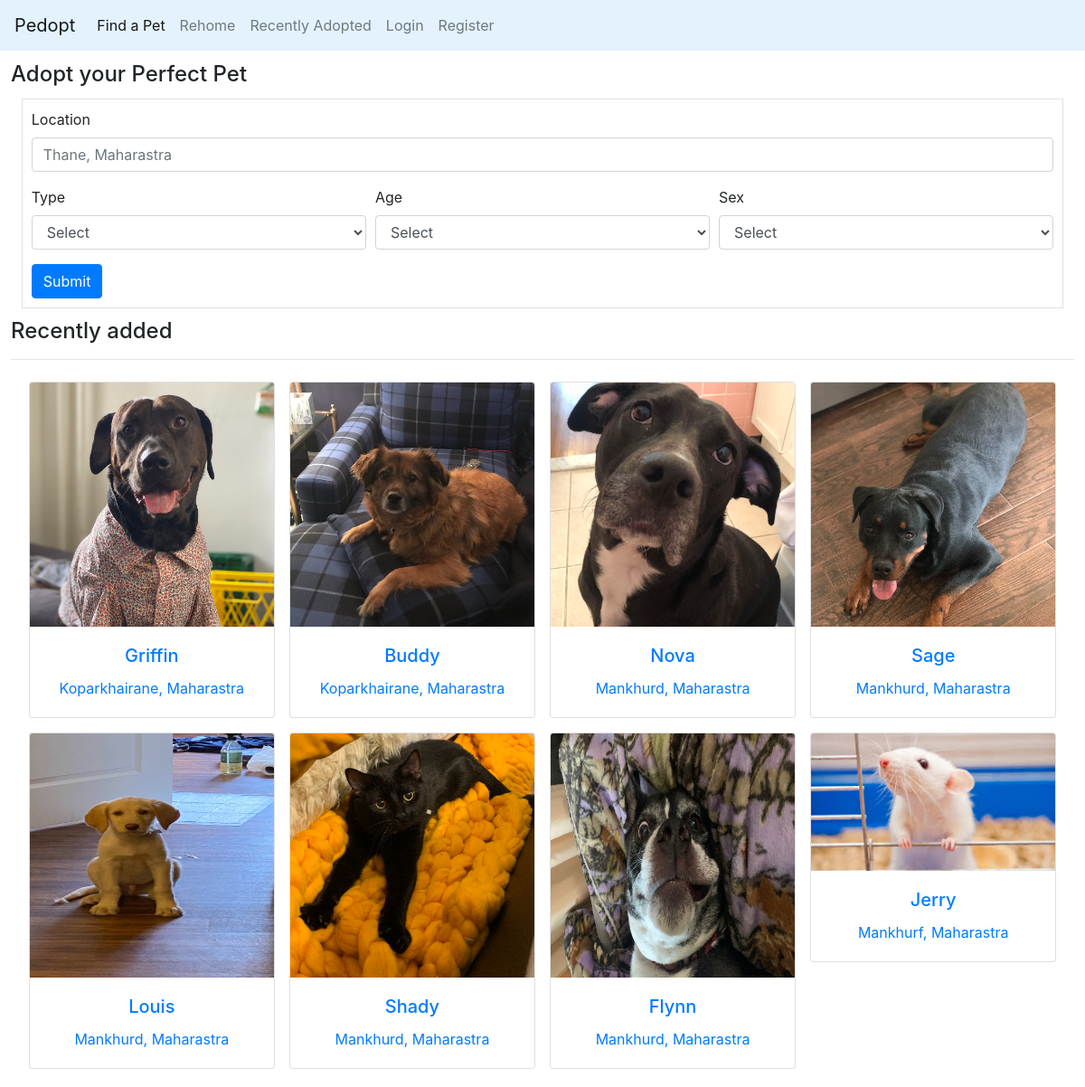
/, run on an earlier commit of the app's database.
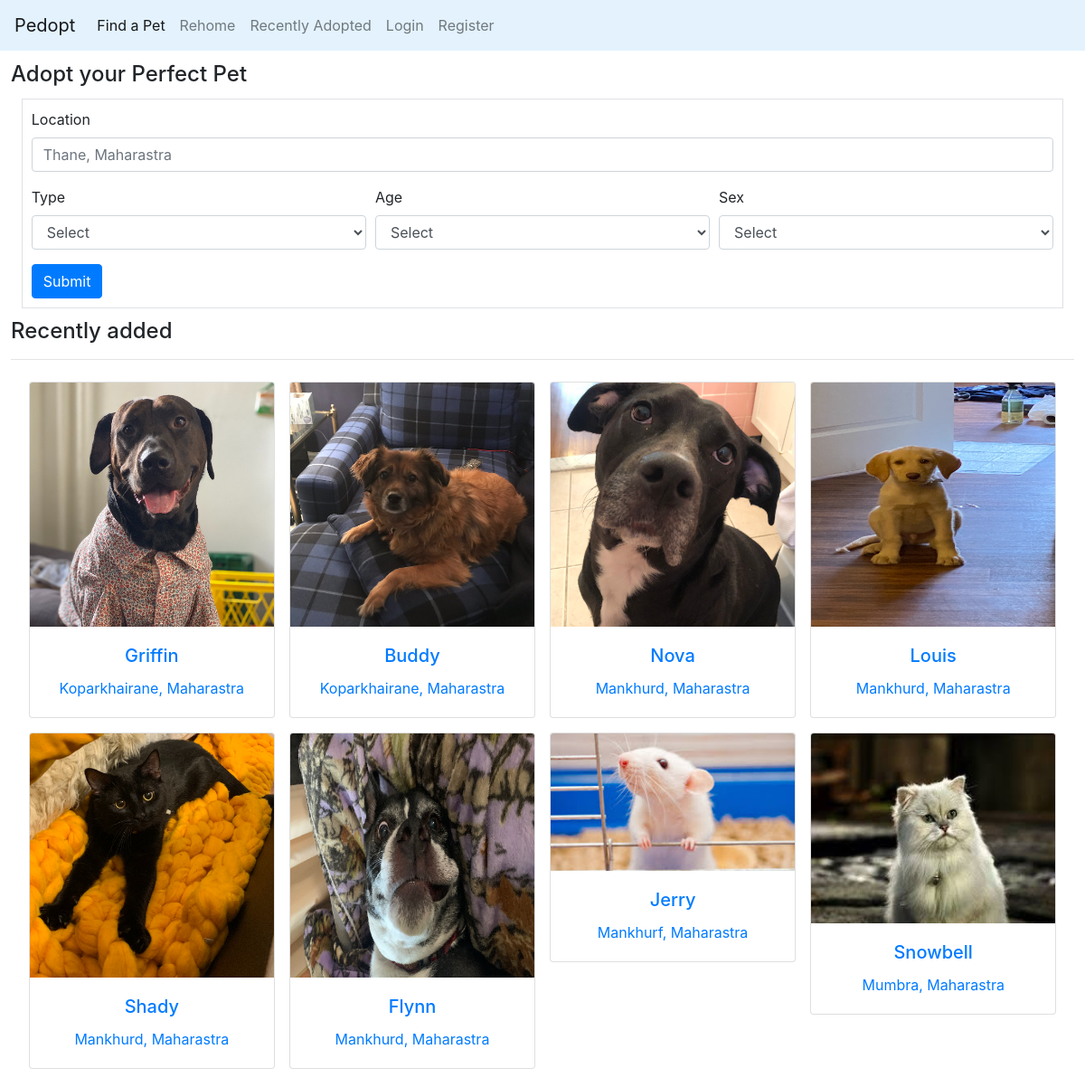
And on a later commit of the database.
### pedopt/models.py (models this page shows, shortened)
class Pet(models.Model):
    name = models.CharField(max_length=256)
    image = models.ImageField(upload_to="images/")
    owner = models.ForeignKey(User, on_delete=models.CASCADE, related_name="owner")
    genders = (("Male", "Male"), ("Female", "Female"))
    sex = models.CharField(max_length=10, choices=genders)
    zip_code = models.IntegerField()
    city = models.CharField(max_length=256)
    state = models.CharField(max_length=256)
    age_groups = (("Young", "Young"), ("Adult", "Adult"), ("Senior", "Senior"))
    age_group = models.CharField(max_length=6, choices=age_groups)
    types = (("Dog", "Dog"), ("Cat", "Cat"), ("Other", "Other"))
    pet_type = models.CharField(max_length=256, choices=types)
    about = models.CharField(max_length=1024)
    added_at = models.DateTimeField(auto_now_add=True)
    adopted = models.BooleanField(default=False)
    class Meta:
        ordering = ['-added_at']

### pedopt/views.py (the view)
# urls.py: path("", views.index, name="index"),
def index(request):
    try:
        pets = Pet.objects.filter(adopted=False)
        p = Paginator(pets, 8)
        current_page_no = int(request.GET.get("page") or 1)
        current_page = p.page(current_page_no)
    except Exception as e:
        print(e)
        return render(request, "pedopt/get_pet.html", {
            "message": "Some error occured, Please try again."
            })
    return render(request, "pedopt/index.html", {
        "p": p,
        "current_page": current_page_no,
        "pets": current_page,
        "range": max(p.page_range),
        "has_next": current_page.has_next(),
        "has_previous": current_page.has_previous(),
        })

### pedopt/templates/pedopt/index.html (shortened to what this page needs)
{% extends "pedopt/layout.html" %}
{% block body %}
<div style="margin: 1%">
<h4>Adopt your Perfect Pet</h4>
<form action="search" id="find_pet" style="padding: 10px;margin: 1%" class="border">
  <div class="form-group">
    <label for="formGroupExampleInput">Location</label>
    <input type="text" class="form-control" name="location" id="formGroupExampleInput" placeholder="Thane, Maharastra" required>
  </div>
  <div class="form-row">
  <div class="form-group col-sm-4 col-lg-4">
    <label for="inputState">Type</label>
    <select id="inputState" name="type" class="form-control" required>
      <option selected>Select</option>
    </select>
   </div>
  <div class="form-group col-sm-4 col-lg-4">
    <label for="inputState">Age</label>
    <select id="inputState" name="age" class="form-control" required>
      <option selected>Select</option>
    </select>
   </div>
  <div class="form-group col-sm-4 col-lg-4">
    <label for="inputState">Sex</label>
    <select id="inputState" name="sex" class="form-control" required>
      <option selected>Select</option>
    </select>
   </div>
  </div>
  <button type="submit" class="btn btn-primary">Submit</button>
</form>
{% if pets %}
<h4>Recently added</h4>
<hr>
<div class="row" style="margin: 0 1% 1% 1%">
{% for pet in pets %}
    <div class="col-sm-12 col-md-3 col-lg-3" style="padding: 8px;">
      <a href="{% url 'pet' pet.id %}" style="text-decoration: none;">
      <div class="card text-center">
        <img src="{{ pet.image.url }}" style="max-height: 400px"  class="card-img-top" alt="...">
        <div class="card-body">
          <h5 class="card-title">{{ pet.name }}</h5>
          <p class="card-text">{{ pet.city|title }}, {{ pet.state|title }}</p>
        </div>
      </div>
    </a>
    </div>
{% endfor %}
  </div>
</div>
{% else %}
<div class="alert alert-warning">
No results found.
</div>
{% endif %}
{% endblock %}

What changed in the data, as far as the page shows it:
no longer on this page (row edited): Pet: image (picture), name "Sage", city "Mankhurd", state "Maharastra"
now on this page (row unchanged): Pet: image (picture), name "Snowbell", city "Mumbra", state "Maharastra"
